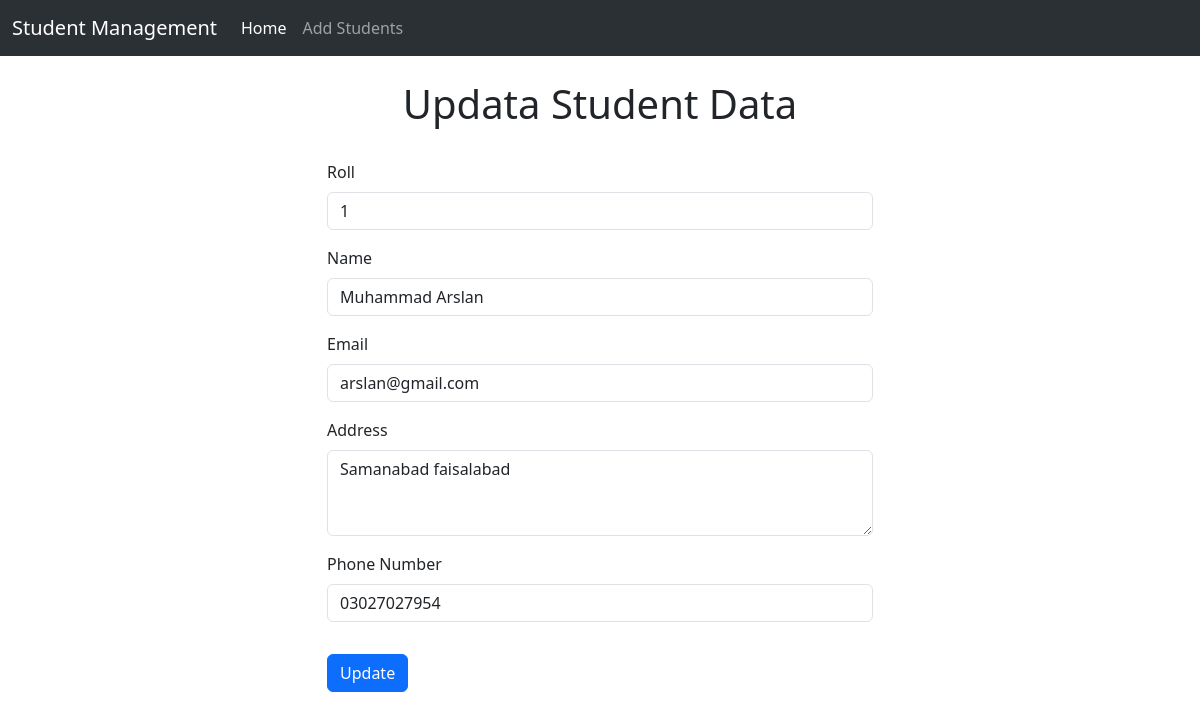
Screenshot of /std/std-update/1 with the database file from the repository.
### std/models.py (models this page shows)
class Student(models.Model):
    roll = models.CharField(max_length=100)
    name = models.CharField(max_length=50)
    email = models.CharField(max_length=150)
    address = models.CharField(max_length=300)
    phone = models.CharField(max_length=11)

### std/views.py (the view)
# urls.py: path("std-update/<int:roll>", std_update),
def std_update(request, roll):
    std = Student.objects.get(pk=roll)
    return render(request, "std/update-std.html", {'std':std})

### templates/std/update-std.html (shortened to what this page needs)
<!doctype html>
<html lang="en">
  <head>
    <link href="https://cdn.jsdelivr.net/npm/bootstrap@5.3.3/dist/css/bootstrap.min.css" rel="stylesheet">
  </head>
  <body>
    {% include "std/navbar.html" %}
    <h1 class="text-center py-4">Updata Student Data</h1>
    <div class="container">
        <div class="row">
          <div class="col-md-6 offset-md-3">
        <form action=" {% url 'update_student' std.id  %}" method="POST">
            <div class="mb-3">
                <label for="exampleFormControlInput1" class="form-label">Roll</label>
                <input type="text" name="std_roll"  value="{{ std.roll }}" class="form-control" id="exampleFormControlInput1" placeholder="Enter Your Roll">
              </div>
              <div class="mb-3">
                <label for="exampleFormControlInput1" class="form-label">Name</label>
                <input type="text" name="std_name" value="{{ std.name }}" class="form-control" id="exampleFormControlInput1" placeholder="Enter Your Name">
              </div>
              <div class="mb-3">
                <label for="exampleFormControlInput1" class="form-label">Email </label>
                <input type="email" name="std_email" value="{{ std.email }}" class="form-control" id="exampleFormControlInput1" placeholder="name@example.com">
              </div>
              <div class="mb-3">
                <label for="exampleFormControlTextarea1" class="form-label">Address</label>
                <textarea class="form-control" name="std_address"  id="exampleFormControlTextarea1" rows="3">{{ std.address }}</textarea>
              </div>
              <div class="mb-3">
                <label for="exampleFormControlInput1" class="form-label">Phone Number</label>
                <input type="number" class="form-control" name="std_phone" value="{{ std.phone }}" id="exampleFormControlInput1" placeholder="Enter Your Phone Number">
              </div>
              <button type="submit" class="btn btn-primary mb-5 mt-3">Update</button>
        </div>
  </div>
    </div>
  </body>
</html>

### rows the page displays
Student: std_roll "1", std_name "Muhammad Arslan", std_email "arslan@gmail.com", std_address "Samanabad faisalabad", std_phone "03027027954"
